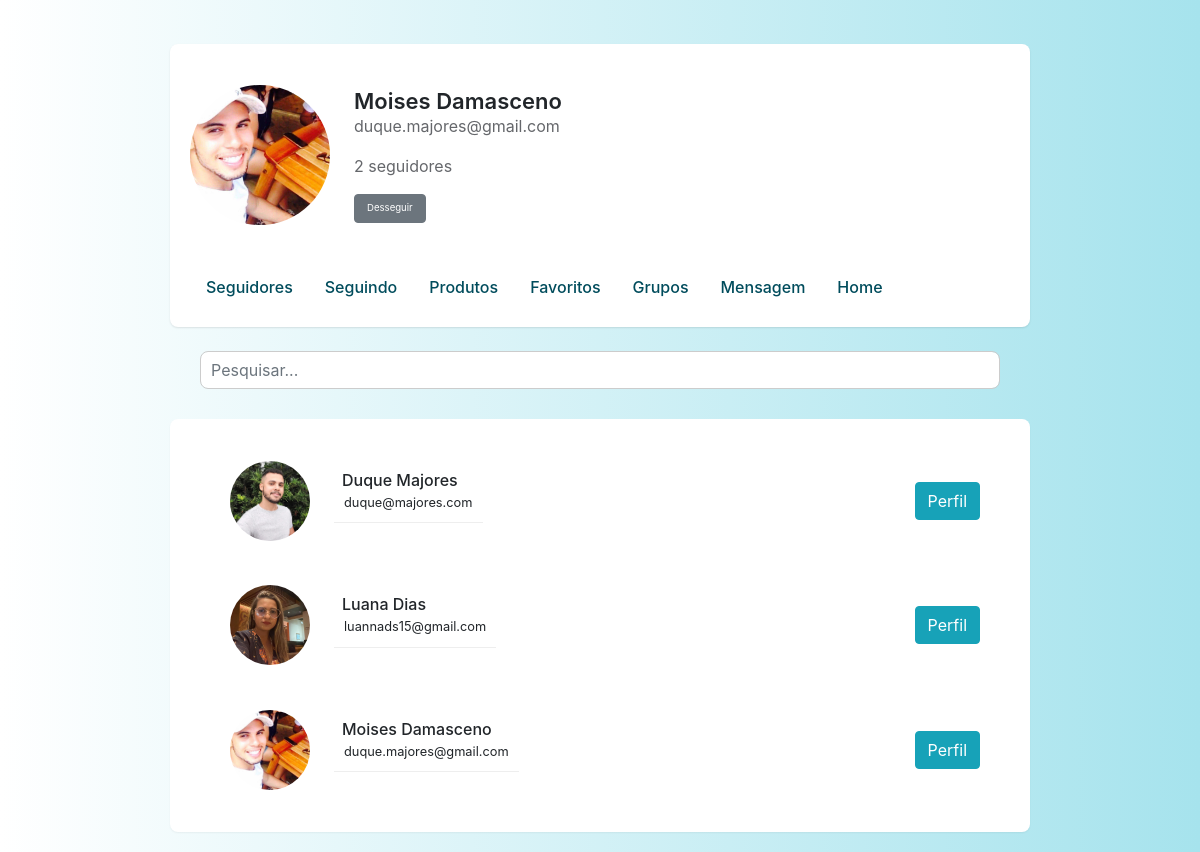
/home/1/ (signed in), run on the app's committed database.
### app/models.py (models this page shows, shortened)
class User(UserMixin, db.Model):
    id = db.Column(db.Integer, primary_key=True)
    nome = db.Column(db.String(150))
    sobreNome = db.Column(db.String(150))
    email = db.Column(db.String(150), unique=True)
    senha = db.Column(db.String(150))
    imagem = db.Column(db.String(150), default='default.png')
    seguindo = db.relationship(
        'User', secondary=followers,
        primaryjoin=(followers.c.follower_id == id),
        secondaryjoin=(followers.c.followed_id == id),
        backref=db.backref('seguidores', lazy='dynamic'),
        lazy='dynamic'
    )
    def esta_seguindo(self, usuario):
        return self.seguindo.filter(followers.c.followed_id == usuario.id).count() > 0
    def total_seguidores(self):
        return self.seguidores.count()
    def is_following(self, usuario):
        return self.esta_seguindo(usuario)

### app/views.py (the view)
@app.route('/home/<int:id>/', endpoint='home')
@login_required
def home(id):
    obj = User.query.get_or_404(id)
    pesquisa = request.args.get('pesquisa', '')
    if pesquisa:
        dados = User.query.filter(User.nome.ilike(f'%{pesquisa}%')).order_by(User.nome)
    else:
        dados = User.query.order_by(User.nome)
    pessoas = User.query.all()
    quantidade = len(pessoas)
    context = {'dados': dados.all()}
    return render_template('home.html', obj=obj, context=context, pessoas=pessoas, quantidade=quantidade, user_id=id)

### app/__init__.py (called while the page is built)
@login_manager.user_loader
def load_user(user_id):
    return User.query.get(int(user_id))

### app/templates/home.html (shortened to what this page needs)
{% extends 'base.html' %}
{% block styles %}
    <link rel="stylesheet" href="{{ url_for('static', filename='css/index.css') }}">
    <link rel="stylesheet" href="{{ url_for('static', filename='css/home.css') }}">
{% endblock %}
{% block content %}
    <div id="corpo_home">
        <header id="header_home" class="mt-4">
            <div id="cabecalho">
                <div>
                    <img class="rounded-circle" src="{{ url_for('static', filename='imagens/' + obj.imagem) }}" alt="Foto Perfil">
                </div>
                <div class="m-4">
                    <h2>{{ obj.nome }} {{ obj.sobreNome }}</h2>
                    <p>{{ obj.email }}</p>
                    <p>{{ obj.total_seguidores() }} seguidores</p>
                    {% if obj.id != current_user.id %}
                        <form action="{{ url_for('follow', user_id=obj.id) }}" method="post">
                            {% if not current_user.is_following(obj) %}
                                <button type="submit" class="btn btn-primary">Seguir</button>
                            {% else %}
                                <button type="submit" formaction="{{ url_for('unfollow', user_id=obj.id) }}" class="btn btn-secondary">Desseguir</button>
                            {% endif %}
                        </form>
                    {% endif %}
                </div>
            </div>
            <nav>
                <div>
                    <a href="{{ url_for('seguidores', user_id=obj.id) }}">Seguidores</a>
                    <a href="{{ url_for('seguindo', id=obj.id) }}">Seguindo</a>
                    <a href="#">Produtos</a>
                    <a href="#">Favoritos</a>
                    <a href="#">Grupos</a>
                    <a href="#">Mensagem</a>
                    {% if obj.id != current_user.id %}
                        <a id="a_home" href="{{ url_for('home', id=current_user.id) }}">Home</a>
                    {% endif %}
                </div>
            </nav>
        </header>
        <form id="form_pesq_home" method="get" class="row col-12 mt-4">
            <div class="col-12">
                <input type="text" name="pesquisa" id="pesquisa" class="form-control" placeholder="Pesquisar...">
            </div>
        </form>
        <div id="nolt_home" class="container-fluid">
            {% if not context.dados %}
                <p>Nenhum resultado encontrado.</p>
            {% else %}
                {% for linha in context.dados %}
                    <div id="perfis_nolt_home">
                        <div id="pnh_conteudo">
                            <div>
                                <img class="rounded-circle" src="{{ url_for('static', filename='imagens/' + linha.imagem) }}" alt="Foto Perfil">
                            </div>
                            <div class="m-4">
                                <h2 class="m-2">{{ linha.nome }} {{ linha.sobreNome }}</h2>
                                <p>{{ linha.email }}</p>
                            </div>
                        </div>
                        <a class="btn btn-info" href="{{ url_for('home', id=linha.id) }}">Perfil</a>
                    </div>
                {% endfor %}
            {% endif %}
        </div>
    </div>
{% endblock %}

### app/templates/base.html (shortened to what this page needs)
<!DOCTYPE html>
<html lang="pt-br">
<head>
    {% block styles %}
    {% endblock %}
    <link rel="stylesheet" href="https://stackpath.bootstrapcdn.com/bootstrap/4.1.3/css/bootstrap.min.css">
</head>
<body id="body">
    <section class="container">
        {% block content %} {% endblock %}
    </section>
</body>
</html>

### app/static/css/index.css (style rules this page uses)
#body { background-image: linear-gradient(to right, #fff, #a6e3ed ); }

### app/static/css/home.css (style rules this page uses)
* { margin: 0; padding: 0; box-sizing: border-box; height: auto; }
body { font-family: "Segoe UI", Tahoma, Geneva, Verdana, sans-serif; background-color: #f0f2f5; color: #1c1e21; }
#corpo_home { max-width: 900px; margin: auto; padding: 20px; height: 100%; }
#header_home { background-color: #fff; border-radius: 8px; padding: 20px; box-shadow: 0 1px 2px rgba(0,0,0,0.1); display: flex; flex-direction: column; gap: 10px; }
#cabecalho { display: flex; align-items: center; }
#cabecalho form button { font-size: 0.6rem; }
#header_home img.rounded-circle { width: 140px; object-fit: cover; }
#header_home h2 { margin: 0; font-size: 22px; font-weight: 600; }
#header_home p { color: #65676b; }
#header_home nav div { display: flex; flex-wrap: wrap; margin-top: 10px; }
#header_home nav a { text-decoration: none; font-weight: 500; transition: color 0.2s ease; cursor: pointer; }
#form_pesq_home { margin-top: 20px; display: flex; justify-content: center; align-items: center; margin: 0 auto; gap: 10px; }
#form_pesq_home input[type="text"] { border: 1px solid #ccc; border-radius: 8px; padding: 10px; width: 100%; font-size: 16px; }
#nolt_home { margin: auto; margin-top: 30px; padding: 20px; background-color: #fff; border-radius: 8px; box-shadow: 0 1px 2px rgba(0,0,0,0.05); max-height: 500px; overflow-y: auto; display: flex; justify-content: start; align-items: stretch; flex-direction: column; }
#nolt_home p { padding: 10px; border-bottom: 1px solid #eee; font-size: 15px; }
#nolt_home img { width: 80px; }
#nolt_home h2 { text-align: start; font-size: 1rem; }
#nolt_home p { text-align: start; font-size: 0.8rem; }
#nolt_home h2 + p { margin-top: -15px; }
#corpo_home nav a { display: inline-block; padding: 8px 16px; border-radius: 8px; font-weight: 500; color: #004c5c; background-color: transparent; transition: all 0.25s ease-in-out; text-decoration: none; position: relative; }
#perfis_nolt_home { display: flex; justify-content: space-between; align-items: center; gap: -20px; margin-right: 30px; width: auto; margin-left: 40px; }
#pnh_conteudo { display: flex; align-items: center; justify-content: center; }

### data on the page
User: imagem (picture), nome "Moises", sobreNome "Damasceno", email "duque.majores@gmail.com"
User: imagem (picture), nome "Duque", sobreNome "Majores", email "duque@majores.com"
User: imagem (picture), nome "Luana", sobreNome "Dias", email "luannads15@gmail.com"

### other printed values
{{ obj.total_seguidores() }} "2"
